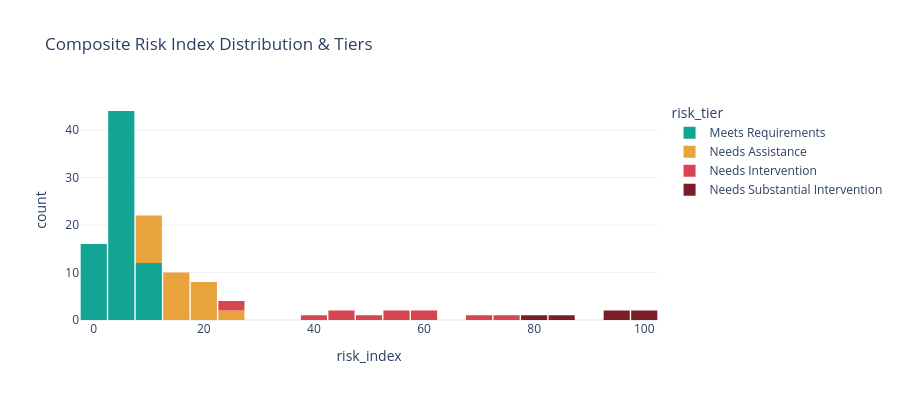

Source (notebook cell):
### Markdown cell above
## 6. Composite risk index recap

### Code cell
fig = px.histogram(risk_scores, x="risk_index", color="risk_tier", nbins=30, template=PLOT_TEMPLATE,
                    color_discrete_map={"Meets Requirements": "#12A594", "Needs Assistance": "#E8A33D",
                                         "Needs Intervention": "#D64550", "Needs Substantial Intervention": "#7A1F27"},
                    title="Composite Risk Index Distribution & Tiers", category_orders={
                        "risk_tier": ["Meets Requirements","Needs Assistance","Needs Intervention","Needs Substantial Intervention"]})
fig.update_layout(height=400, bargap=0.05)
fig.show()

tier_counts = risk_scores.risk_tier.value_counts()
tier_counts

### Figure 1 — Plotly figure (JSON) as saved in the notebook; plotly's stock layout.template omitted (floating-point values rounded to 4 significant figures)
{"data": [{"bingroup": "x", "hovertemplate": "risk_tier=Meets Requirements<br>risk_index=%{x}<br>count=%{y}<extra></extra>", "legendgroup": "Meets Requirements", "marker": {"color": "#12A594", "pattern": {"shape": ""}}, "name": "Meets Requirements", "nbinsx": 30, "orientation": "v", "showlegend": true, "type": "histogram", "x": [5.6, 9.3, 6.5, 8.4, 5.3, 3.3, 3.2, 8.1, 3.4, 4.7, 1.7, 1.2, 7.1, 3.5, 4.6, 2.0, 1.8, 5.7, 4.4, 5.7, 2.8, 0.0, 0.7, 8.0, 5.9, 8.4, 7.4, 5.9, 5.5, 6.3, 7.2, 5.7, 9.7, 10.0, 7.3, 6.3, 6.0, 1.5, 3.9, 4.1, 3.6, 4.2, 0.7, 0.3, 8.6, 1.3, 1.3, 4.6, 4.5, 4.1, 5.7, 9.7, 6.4, 4.0, 5.1, 1.4, 5.8, 8.7, 6.7, 1.0, 0.2, 6.6, 9.2, 8.5, 1.4, 2.3, 5.9, 5.9, 4.6, 4.7, 4.5, 5.0], "xaxis": "x", "yaxis": "y"}, {"bingroup": "x", "hovertemplate": "risk_tier=Needs Assistance<br>risk_index=%{x}<br>count=%{y}<extra></extra>", "legendgroup": "Needs Assistance", "marker": {"color": "#E8A33D", "pattern": {"shape": ""}}, "name": "Needs Assistance", "nbinsx": 30, "orientation": "v", "showlegend": true, "type": "histogram", "x": [16.7, 21.8, 17.9, 15.2, 11.9, 13.2, 12.0, 13.9, 12.6, 21.2, 20.1, 18.7, 20.4, 11.8, 10.8, 12.7, 20.5, 23.2, 20.0, 16.2, 11.9, 23.2, 10.8, 13.5, 15.9, 11.6, 14.3, 12.4, 10.2, 11.0], "xaxis": "x", "yaxis": "y"}, {"bingroup": "x", "hovertemplate": "risk_tier=Needs Intervention<br>risk_index=%{x}<br>count=%{y}<extra></extra>", "legendgroup": "Needs Intervention", "marker": {"color": "#D64550", "pattern": {"shape": ""}}, "name": "Needs Intervention", "nbinsx": 30, "orientation": "v", "showlegend": true, "type": "histogram", "x": [76.4, 71.2, 51.2, 53.2, 26.4, 27.2, 60.6, 59.9, 47.4, 38.1, 55.7, 43.0], "xaxis": "x", "yaxis": "y"}, {"bingroup": "x", "hovertemplate": "risk_tier=Needs Substantial Intervention<br>risk_index=%{x}<br>count=%{y}<extra></extra>", "legendgroup": "Needs Substantial Intervention", "marker": {"color": "#7A1F27", "pattern": {"shape": ""}}, "name": "Needs Substantial Intervention", "nbinsx": 30, "orientation": "v", "showlegend": true, "type": "histogram", "x": [94.3, 93.3, 99.9, 100.0, 82.7, 81.6], "xaxis": "x", "yaxis": "y"}], "layout": {"bargap": 0.05, "barmode": "relative", "height": 400, "legend": {"title": {"text": "risk_tier"}, "tracegroupgap": 0}, "title": {"text": "Composite Risk Index Distribution & Tiers"}, "xaxis": {"anchor": "y", "domain": [0.0, 1.0], "title": {"text": "risk_index"}}, "yaxis": {"anchor": "x", "domain": [0.0, 1.0], "title": {"text": "count"}}}}
